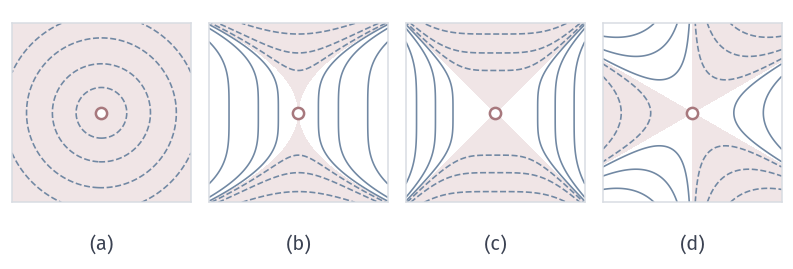

Here is the Python script that generated this plot:
from pathlib import Path
import sys
ROOT = next(p for p in Path(__file__).resolve().parents if (p/'build.sh').is_file() and (p/'tex/book.tex').is_file())
sys.path.insert(0, str(ROOT/'figures/00-shared/mathematical-preliminaries-upper/00-shared/comprehension-figures'))
from support import figure, save, BLUE, GREEN, YELLOW, RED, PURPLE, INK, MUTED, GRID, BLUE_FILL, GREEN_FILL, YELLOW_FILL, RED_FILL, PURPLE_FILL
import numpy as np
HERE = Path(__file__).resolve().parent
STROKE = '#4C4D4F'
def panel(fig, left, right, top, bottom, wspace=.25, hspace=.2):
    fig.set_layout_engine(None)
    fig.subplots_adjust(left=left, right=right, top=top, bottom=bottom, wspace=wspace, hspace=hspace)
def tag(fig, ax, s, y=.05):
    p = ax.get_position(); fig.text((p.x0+p.x1)/2, y, s, ha='center', va='top')
# 贯穿例 f(x)=(x1^2-1)^2/4+x2^2/2，L=2 与 M=6 在 |x1|<=1 上成立，alpha=1/2。
def F(x): return .25*(x[0]**2-1)**2+.5*x[1]**2
def G(x): return np.array([x[0]**3-x[0],x[1]])
LEV=[.02,.08,.16,.25,.4,.65,1,1.5]
def contour(ax,xr,yr,levels=LEV):
    X,Y=np.meshgrid(np.linspace(*xr,700),np.linspace(*yr,500))
    ax.contour(X,Y,.25*(X**2-1)**2+.5*Y**2,levels=levels,colors=[BLUE],linewidths=.65)
def minima(ax,pts=((1,0),(-1,0))):
    for x,y in pts: ax.plot([x],[y],'o',ms=4.8,color=RED,mew=0,zorder=6)
def saddle(ax,x=0,y=0): ax.plot([x],[y],'o',mfc='white',mec=RED,ms=5,mew=1,zorder=7)
fig,axs=figure(width_mm=112,height_mm=38,ncols=4); panel(fig,.015,.985,.97,.19,wspace=.1)
fs=[lambda x,y:-x**2-y**2,lambda x,y:x**2-y**4,lambda x,y:x**4-y**4,lambda x,y:x**3-3*x*y**2]
X,Y=np.meshgrid(np.linspace(-1,1,500),np.linspace(-1,1,500))
lv=[[-1.2,-.7,-.3,-.08],[-.6,-.2,-.05,.05,.2,.6],[-.6,-.2,-.05,.05,.2,.6],[-1.2,-.5,-.1,.1,.5,1.2]]
for ax,h,l,s in zip(axs,fs,lv,'abcd'):
    Z=h(X,Y); ax.contourf(X,Y,Z,levels=[-99,0],colors=[RED_FILL])
    ax.contour(X,Y,Z,levels=sorted(l),colors=[BLUE],linewidths=.65)
    ax.plot([0],[0],'o',mfc='white',mec=RED,ms=4.5,mew=1,zorder=6)
    ax.set_xlim(-1,1); ax.set_ylim(-1,1); ax.set_aspect('equal'); ax.set_xticks([]); ax.set_yticks([])
    for k in ax.spines: ax.spines[k].set_visible(True); ax.spines[k].set_linewidth(.6); ax.spines[k].set_color(GRID)
    tag(fig,ax,f'({s})',y=.13)
save(fig,HERE,'figure',{'f':['-x1^2-x2^2','x1^2-x2^4','x1^4-x2^4','x1^3-3x1x2^2'],'fill':'f<f(0)'})
